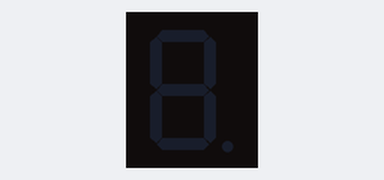
Recording of a sketch running on a simulated Arduino Uno, built with avr-gcc and run on an emulated ATmega328P. On the bench: 1-digit seven-segment display. Wiring (inferred from the names in the program): 1-digit 7-segment display, segments lit when HIGH: segments A0, A1, A2, A3, A4, A5, pin 4, pin 5. The segment pins are drawn as the display they are named for.

Above: at 0.1 s.
At 1.6 s:
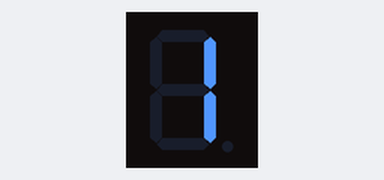
At 2.6 s:
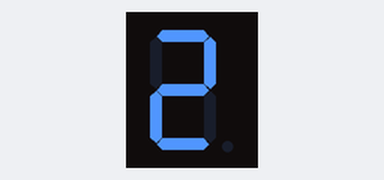
At 5.6 s:
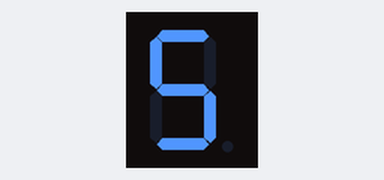
At 7.6 s:
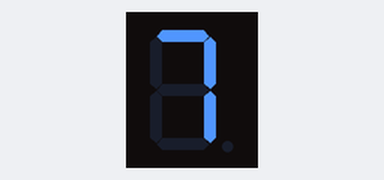
At 10.6 s:
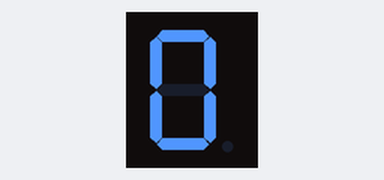

The sketch:

63010467_7seg_04.ino
```cpp
int segmentA = A0;
int segmentB = A1;
int segmentC = A2;
int segmentD = A3;
int segmentE = A4;
int segmentF = A5;
int segmentG = 4;
int segmentDP = 5;
int D5 = 8;
int D6 = 9;
int D9 = 10;
int D10 = 11;
void setup()
{
 pinMode(segmentA, OUTPUT);
 pinMode(segmentB, OUTPUT);
 pinMode(segmentC, OUTPUT);
 pinMode(segmentD, OUTPUT);
 pinMode(segmentE, OUTPUT);
 pinMode(segmentF, OUTPUT);
 pinMode(segmentG, OUTPUT);
 pinMode(segmentDP, OUTPUT);
}
void loop()
{
 displayNumber();
}
void displayNumber()
{
 for(int digit = 0 ; digit <=9 ; digit++)
 {
  digitalWrite(D5,1);
  delay(500);
  displaySegment(digit);
  digitalWrite(D5,0);
  delay(500);
 }
}
void displaySegment(int numberToDisplay)
{
 switch (numberToDisplay)
 {
 case 1: //แสดงผลเลข 1
digitalWrite(segmentA, 0);
digitalWrite(segmentB, 1);
digitalWrite(segmentC, 1);
digitalWrite(segmentD, 0);
digitalWrite(segmentE, 0);
digitalWrite(segmentF, 0);
digitalWrite(segmentG, 0);
break;
case 2: //แสดงผลเลข 2
digitalWrite(segmentA, 1);
digitalWrite(segmentB, 1);
digitalWrite(segmentC, 0);
digitalWrite(segmentD, 1);
digitalWrite(segmentE, 1);
digitalWrite(segmentF, 0);
digitalWrite(segmentG, 1);
break;
case 3: //แสดงผลเลข 3
digitalWrite(segmentA, 1);
digitalWrite(segmentB, 1);
digitalWrite(segmentC, 1);
digitalWrite(segmentD, 1);
digitalWrite(segmentE, 0);
digitalWrite(segmentF, 0);
digitalWrite(segmentG, 1);
break;

case 4: //แสดงผลเลข 4
digitalWrite(segmentA, 0);
digitalWrite(segmentB, 1);
digitalWrite(segmentC, 1);
digitalWrite(segmentD, 0);
digitalWrite(segmentE, 0);
digitalWrite(segmentF, 1);
digitalWrite(segmentG, 1);
break;

case 5: //แสดงผลเลข 5
digitalWrite(segmentA, 1);
digitalWrite(segmentB, 0);
digitalWrite(segmentC, 1);
digitalWrite(segmentD, 1);
digitalWrite(segmentE, 0);
digitalWrite(segmentF, 1);
digitalWrite(segmentG, 1);
break;

case 6: //แสดงผลเลข 6
digitalWrite(segmentA, 1);
digitalWrite(segmentB, 0);
digitalWrite(segmentC, 1);
digitalWrite(segmentD, 1);
digitalWrite(segmentE, 1);
digitalWrite(segmentF, 1);
digitalWrite(segmentG, 1);
break;

case 7: //แสดงผลเลข 7
digitalWrite(segmentA, 1);
digitalWrite(segmentB, 1);
digitalWrite(segmentC, 1);
digitalWrite(segmentD, 0);
digitalWrite(segmentE, 0);
digitalWrite(segmentF, 0);
digitalWrite(segmentG, 0);
break;
case 8: //แสดงผลเลข 8
digitalWrite(segmentA, 1);
digitalWrite(segmentB, 1);
digitalWrite(segmentC, 1);
digitalWrite(segmentD, 1);
digitalWrite(segmentE, 1);
digitalWrite(segmentF, 1);
digitalWrite(segmentG, 1);
break;

case 9: //แสดงผลเลข 9
digitalWrite(segmentA, 1);
digitalWrite(segmentB, 1);
digitalWrite(segmentC, 1);
digitalWrite(segmentD, 1);
digitalWrite(segmentE, 0);
digitalWrite(segmentF, 1);
digitalWrite(segmentG, 1);
break;

case 0: //แสดงผลเลข 0
digitalWrite(segmentA, 1);
digitalWrite(segmentB, 1);
digitalWrite(segmentC, 1);
digitalWrite(segmentD, 1);
digitalWrite(segmentE, 1);
digitalWrite(segmentF, 1);
digitalWrite(segmentG, 0);
break;
 }
}
```

Measured:
- by itself, everything shown: repeats every 10.0 s, in 10 steps
- what the display in image 1 shows lasts 1.0 s, from 1.5 s to 2.5 s
